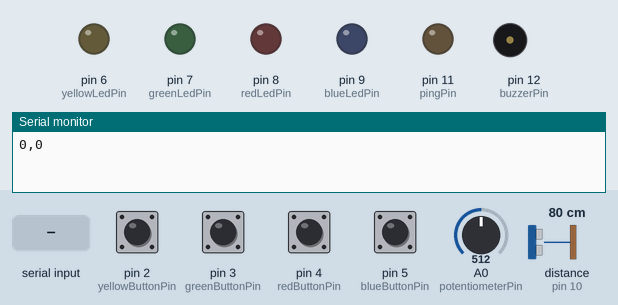
Bench run of a sketch on a simulated Arduino Uno, built with avr-gcc and run on an emulated ATmega328P. On the bench: output pins drawn as LEDs (lit = HIGH), buzzer (waves = sounding), the last lines printed to the serial monitor. Inputs (shaded band) come from the test bench; at power-on: pin 2 (yellowButtonPin), pin 3 (greenButtonPin), pin 4 (redButtonPin), pin 5 (blueButtonPin) LOW, A0 (potentiometerPin) = 512, distance to the obstacle (sensor on pin 10) 80 cm. The echo pulse lasts 58.3 µs per cm.

Above: at 1.2 s.
1.3 s: "90,45,200,10,150,30\n" received over Serial
At 2.1 s:
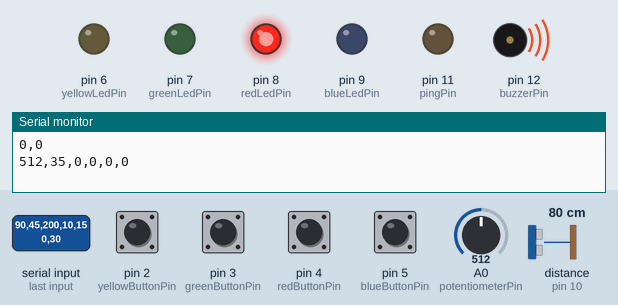
At 2.8 s:
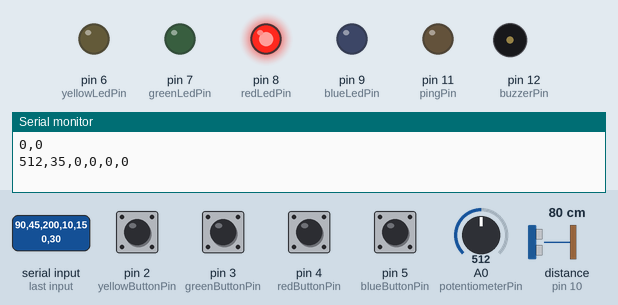
3.8 s: "30,150,10,200,45,90\n" received over Serial
At 4.6 s:
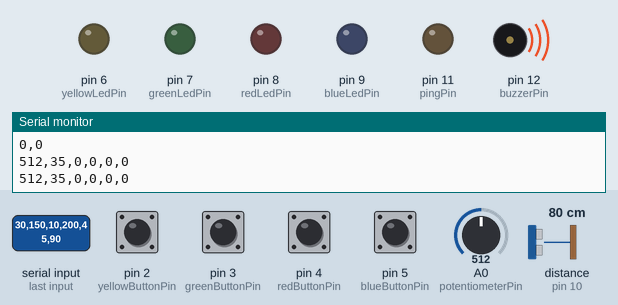
Timing chart, 0 to 6.8 s (numbered marks = the images above; inputs shaded):
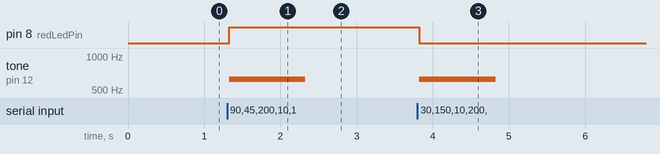

The sketch:

Bomb.ino
```cpp
//Pins
const int blueLedPin = 9;
const int redLedPin = 8;
const int greenLedPin = 7;
const int yellowLedPin = 6;

const int potentiometerPin = A0;

const int blueButtonPin = 5;
const int redButtonPin = 4;
const int greenButtonPin = 3;
const int yellowButtonPin = 2;

const int echoPin = 10; // Echo Pin of Ultrasonic Sensor
const int pingPin = 11; // Trigger Pin of Ultrasonic Sensor
const int buzzerPin = 12;


//On or off values for led
int blue = 0;
int red = 0;
int green = 0;
int yellow = 0;

//Has the bomb gone off
int alarm = 0;

//Is the bomb defused
int defused = 0;

//Are the buttons being pushed
int blueButton = 0;
int redButton = 0;
int greenButton = 0;
int yellowButton = 0;

//Timer for flashing when bomb goes off
long timer = 0;
int timerLength = 500;
bool onOff = false;

void setup() {
  //Setup serial communication
  Serial.begin(9600);
  Serial.println("0,0");
  pinMode(blueLedPin, OUTPUT);
  pinMode(redLedPin, OUTPUT);
  pinMode(greenLedPin, OUTPUT);
  pinMode(yellowLedPin, OUTPUT);
  pinMode(blueButtonPin, INPUT);
  pinMode(redButtonPin, INPUT);
  pinMode(greenButtonPin, INPUT);
  pinMode(yellowButtonPin, INPUT);
  pinMode(pingPin, OUTPUT);
  pinMode(echoPin, INPUT);
}

void loop() {
  while (Serial.available()) {
    //Read in input values in form "yellowLed,greenLed,redLed,blueLed,alarm"
    yellow = Serial.parseInt();
    green = Serial.parseInt();
    red = Serial.parseInt();
    blue = Serial.parseInt();
    alarm = Serial.parseInt();
    defused = Serial.parseInt();

    long duration;
    int cm;
    digitalWrite(pingPin, LOW); //Send a ping out with sensor
    delayMicroseconds(2);
    digitalWrite(pingPin, HIGH);
    delayMicroseconds(10);
    digitalWrite(pingPin, LOW); //Ping sent
    duration = pulseIn(echoPin, HIGH);  //Wait for return on echo Pin
    cm = duration / 29 / 2; //Convert to cm

    if (cm > 35) {
      cm = 35;
    }
    else if (cm < 5) {
      cm = 5;
    }

    if (Serial.read() == '\n') {
      //If the bomb has not gone off
      if(!alarm && !defused){
        //Turn lights on from read in values
        digitalWrite(yellowLedPin, yellow);
        digitalWrite(greenLedPin, green);
        digitalWrite(redLedPin, red);
        digitalWrite(blueLedPin, blue);
      }
      //If bomb has gone off
      else if (alarm){
        //Flash red light and set buzzer off
        if (millis()>timer){
          onOff = !onOff;
          digitalWrite(redLedPin, onOff);
          digitalWrite(yellowLedPin, LOW);
          digitalWrite(greenLedPin, LOW);
          digitalWrite(blueLedPin, LOW);
          timer = millis() + timerLength;
        }
        tone(buzzerPin, 622, 1000);  //Play buxxer
      }
      else if(defused){
          digitalWrite(redLedPin, LOW);
          digitalWrite(yellowLedPin, LOW);
          digitalWrite(greenLedPin, HIGH);
          digitalWrite(blueLedPin, LOW);
      }

      //Read in potentiometer value and the distance meter value, convert to centimeters
      int meter = analogRead(A0);
      delay(1);

      //Write to processsing in following form "potentiometer,distanceincm(0-35),yellowbutton,greenbutton,redbutton,bluebutton"
      //Button pressed meaning if that button was just pressed and the value is now changing write 1
      Serial.print(meter);
      Serial.print(',');
      Serial.print(cm);
      Serial.print(',');
      Serial.print(digitalRead(yellowButtonPin));
      Serial.print(',');
      Serial.print(digitalRead(greenButtonPin));
      Serial.print(',');
      Serial.print(digitalRead(redButtonPin));
      Serial.print(',');
      Serial.println(digitalRead(blueButtonPin));
    }
  }
}
```

Measured:
- after the input at 1.3 s, pin 8 (redLedPin): LOW → HIGH at once; tone on pin 12 (buzzerPin): silent → 622 Hz at once, → silent 1.0 s later
- after the input at 3.8 s, pin 8 (redLedPin): HIGH → LOW at once; tone on pin 12 (buzzerPin): silent → 622 Hz at once, → silent 1.0 s later
